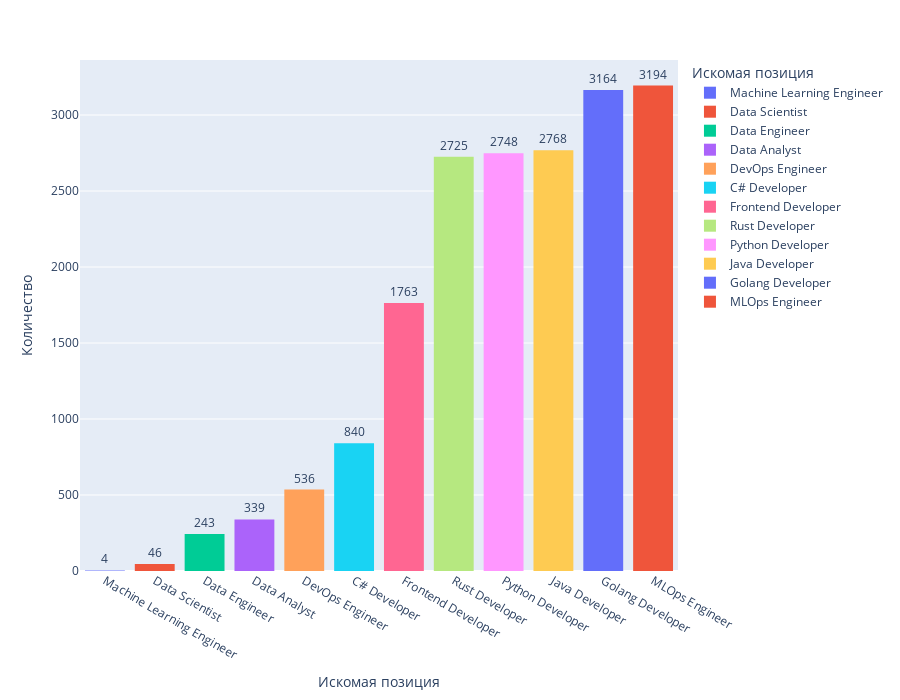

Source (notebook cell):
### Markdown cell above
## Количество человек по каждой позиции

### Code cell
category_counts = preprocessed_df["Искомая позиция"].value_counts().index.tolist()[::-1]

fig = px.histogram(preprocessed_df,
                   x="Искомая позиция",
                   text_auto=True,
                #    orientation="v",
                   color='Искомая позиция',
                   height=700,
                   category_orders={"Искомая позиция": category_counts})

fig.update_layout(
    xaxis_title="Искомая позиция",
    yaxis_title="Количество",
    title_x=0.5 , # Выравнивание заголовка по центру
)

fig.update_traces(textposition="outside")

fig.show()

### Figure 1 — Plotly figure (JSON) as saved in the notebook; plotly's stock layout.template omitted (floating-point values rounded to 4 significant figures; data arrays with more than 128 entries replaced by an {"elided": "..."} marker saying what was removed)
{"data": [{"alignmentgroup": "True", "bingroup": "x", "hovertemplate": "Искомая позиция=%{x}<br>count=%{y}<extra></extra>", "legendgroup": "Machine Learning Engineer", "marker": {"color": "#636efa", "pattern": {"shape": ""}}, "name": "Machine Learning Engineer", "offsetgroup": "Machine Learning Engineer", "orientation": "v", "showlegend": true, "textposition": "outside", "texttemplate": "%{value}", "type": "histogram", "x": ["Machine Learning Engineer", "Machine Learning Engineer", "Machine Learning Engineer", "Machine Learning Engineer"], "xaxis": "x", "yaxis": "y"}, {"alignmentgroup": "True", "bingroup": "x", "hovertemplate": "Искомая позиция=%{x}<br>count=%{y}<extra></extra>", "legendgroup": "Data Scientist", "marker": {"color": "#EF553B", "pattern": {"shape": ""}}, "name": "Data Scientist", "offsetgroup": "Data Scientist", "orientation": "v", "showlegend": true, "textposition": "outside", "texttemplate": "%{value}", "type": "histogram", "x": ["Data Scientist", "Data Scientist", "Data Scientist", "Data Scientist", "Data Scientist", "Data Scientist", "Data Scientist", "Data Scientist", "Data Scientist", "Data Scientist", "Data Scientist", "Data Scientist", "Data Scientist", "Data Scientist", "Data Scientist", "Data Scientist", "Data Scientist", "Data Scientist", "Data Scientist", "Data Scientist", "Data Scientist", "Data Scientist", "Data Scientist", "Data Scientist", "Data Scientist", "Data Scientist", "Data Scientist", "Data Scientist", "Data Scientist", "Data Scientist", "Data Scientist", "Data Scientist", "Data Scientist", "Data Scientist", "Data Scientist", "Data Scientist", "Data Scientist", "Data Scientist", "Data Scientist", "Data Scientist", "Data Scientist", "Data Scientist", "Data Scientist", "Data Scientist", "Data Scientist", "Data Scientist"], "xaxis": "x", "yaxis": "y"}, {"alignmentgroup": "True", "bingroup": "x", "hovertemplate": "Искомая позиция=%{x}<br>count=%{y}<extra></extra>", "legendgroup": "Data Engineer", "marker": {"color": "#00cc96", "pattern": {"shape": ""}}, "name": "Data Engineer", "offsetgroup": "Data Engineer", "orientation": "v", "showlegend": true, "textposition": "outside", "texttemplate": "%{value}", "type": "histogram", "x": {"elided": "243 str values"}, "xaxis": "x", "yaxis": "y"}, {"alignmentgroup": "True", "bingroup": "x", "hovertemplate": "Искомая позиция=%{x}<br>count=%{y}<extra></extra>", "legendgroup": "Data Analyst", "marker": {"color": "#ab63fa", "pattern": {"shape": ""}}, "name": "Data Analyst", "offsetgroup": "Data Analyst", "orientation": "v", "showlegend": true, "textposition": "outside", "texttemplate": "%{value}", "type": "histogram", "x": {"elided": "339 str values"}, "xaxis": "x", "yaxis": "y"}, {"alignmentgroup": "True", "bingroup": "x", "hovertemplate": "Искомая позиция=%{x}<br>count=%{y}<extra></extra>", "legendgroup": "DevOps Engineer", "marker": {"color": "#FFA15A", "pattern": {"shape": ""}}, "name": "DevOps Engineer", "offsetgroup": "DevOps Engineer", "orientation": "v", "showlegend": true, "textposition": "outside", "texttemplate": "%{value}", "type": "histogram", "x": {"elided": "536 str values"}, "xaxis": "x", "yaxis": "y"}, {"alignmentgroup": "True", "bingroup": "x", "hovertemplate": "Искомая позиция=%{x}<br>count=%{y}<extra></extra>", "legendgroup": "C# Developer", "marker": {"color": "#19d3f3", "pattern": {"shape": ""}}, "name": "C# Developer", "offsetgroup": "C# Developer", "orientation": "v", "showlegend": true, "textposition": "outside", "texttemplate": "%{value}", "type": "histogram", "x": {"elided": "840 str values"}, "xaxis": "x", "yaxis": "y"}, {"alignmentgroup": "True", "bingroup": "x", "hovertemplate": "Искомая позиция=%{x}<br>count=%{y}<extra></extra>", "legendgroup": "Frontend Developer", "marker": {"color": "#FF6692", "pattern": {"shape": ""}}, "name": "Frontend Developer", "offsetgroup": "Frontend Developer", "orientation": "v", "showlegend": true, "textposition": "outside", "texttemplate": "%{value}", "type": "histogram", "x": {"elided": "1763 str values"}, "xaxis": "x", "yaxis": "y"}, {"alignmentgroup": "True", "bingroup": "x", "hovertemplate": "Искомая позиция=%{x}<br>count=%{y}<extra></extra>", "legendgroup": "Rust Developer", "marker": {"color": "#B6E880", "pattern": {"shape": ""}}, "name": "Rust Developer", "offsetgroup": "Rust Developer", "orientation": "v", "showlegend": true, "textposition": "outside", "texttemplate": "%{value}", "type": "histogram", "x": {"elided": "2725 str values"}, "xaxis": "x", "yaxis": "y"}, {"alignmentgroup": "True", "bingroup": "x", "hovertemplate": "Искомая позиция=%{x}<br>count=%{y}<extra></extra>", "legendgroup": "Python Developer", "marker": {"color": "#FF97FF", "pattern": {"shape": ""}}, "name": "Python Developer", "offsetgroup": "Python Developer", "orientation": "v", "showlegend": true, "textposition": "outside", "texttemplate": "%{value}", "type": "histogram", "x": {"elided": "2748 str values"}, "xaxis": "x", "yaxis": "y"}, {"alignmentgroup": "True", "bingroup": "x", "hovertemplate": "Искомая позиция=%{x}<br>count=%{y}<extra></extra>", "legendgroup": "Java Developer", "marker": {"color": "#FECB52", "pattern": {"shape": ""}}, "name": "Java Developer", "offsetgroup": "Java Developer", "orientation": "v", "showlegend": true, "textposition": "outside", "texttemplate": "%{value}", "type": "histogram", "x": {"elided": "2768 str values"}, "xaxis": "x", "yaxis": "y"}, {"alignmentgroup": "True", "bingroup": "x", "hovertemplate": "Искомая позиция=%{x}<br>count=%{y}<extra></extra>", "legendgroup": "Golang Developer", "marker": {"color": "#636efa", "pattern": {"shape": ""}}, "name": "Golang Developer", "offsetgroup": "Golang Developer", "orientation": "v", "showlegend": true, "textposition": "outside", "texttemplate": "%{value}", "type": "histogram", "x": {"elided": "3164 str values"}, "xaxis": "x", "yaxis": "y"}, {"alignmentgroup": "True", "bingroup": "x", "hovertemplate": "Искомая позиция=%{x}<br>count=%{y}<extra></extra>", "legendgroup": "MLOps Engineer", "marker": {"color": "#EF553B", "pattern": {"shape": ""}}, "name": "MLOps Engineer", "offsetgroup": "MLOps Engineer", "orientation": "v", "showlegend": true, "textposition": "outside", "texttemplate": "%{value}", "type": "histogram", "x": {"elided": "3194 str values"}, "xaxis": "x", "yaxis": "y"}], "layout": {"barmode": "relative", "height": 700, "legend": {"title": {"text": "Искомая позиция"}, "tracegroupgap": 0}, "margin": {"t": 60}, "title": {"x": 0.5}, "xaxis": {"anchor": "y", "categoryarray": ["Machine Learning Engineer", "Data Scientist", "Data Engineer", "Data Analyst", "DevOps Engineer", "C# Developer", "Frontend Developer", "Rust Developer", "Python Developer", "Java Developer", "Golang Developer", "MLOps Engineer"], "categoryorder": "array", "domain": [0, 1], "title": {"text": "Искомая позиция"}}, "yaxis": {"anchor": "x", "domain": [0, 1], "title": {"text": "Количество"}}}}
